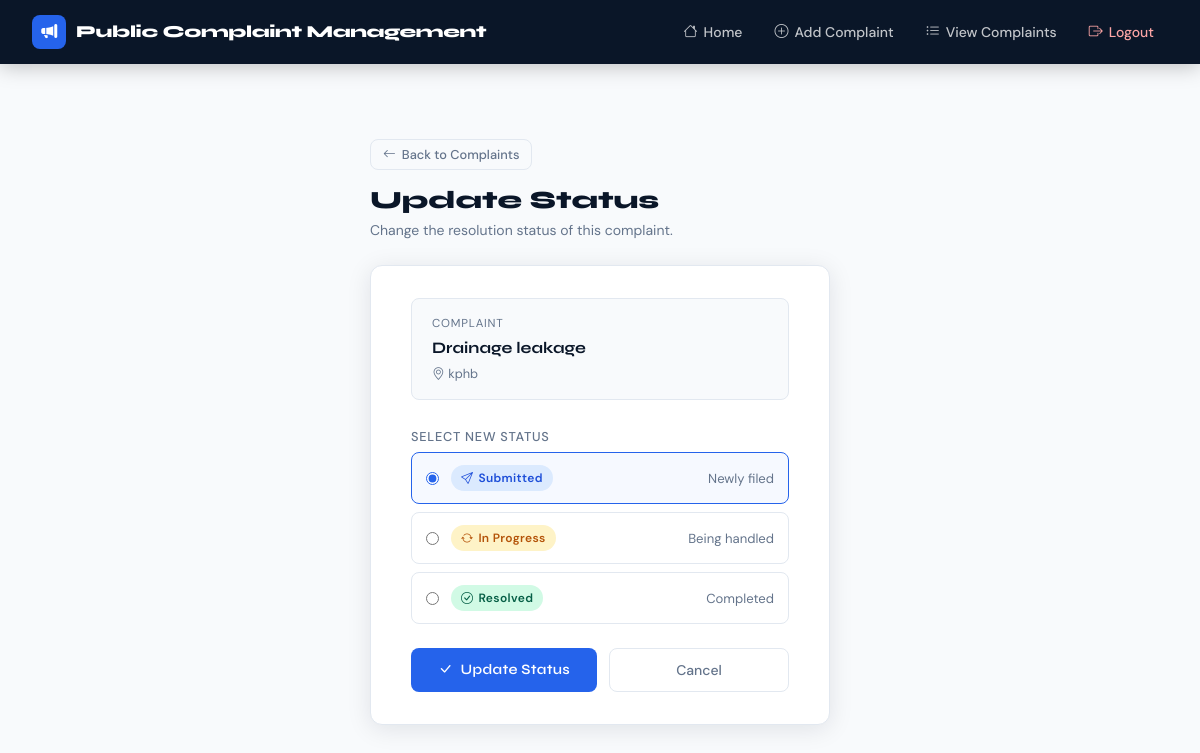
Page /update_status/1/ (signed in) on the committed database.
### complaints/models.py (models this page shows)
class Complaints(models.Model):
    title=models.CharField(max_length=200)
    description=models.TextField()
    category=models.CharField(max_length=100)
    location=models.CharField(max_length=100)
    status=models.CharField(max_length=100,default="submitted")
    created_at=models.DateTimeField(auto_now_add=True)

### complaints/views.py (the view, shortened to what this page needs)
# urls.py: path('update_status/<int:id>/', views.update_status, name='update_status'),
@login_required
@user_passes_test(is_admin)
def update_status(request, id):
    complaint = get_object_or_404(Complaints, id=id)
    return render(request, 'complaints/updates.html', {'complaint': complaint})

### complaints/views.py (called while the page is built)
def is_admin(user):
    return user.is_superuser

### complaints/templates/complaints/updates.html (shortened to what this page needs)
{% extends 'complaints/base.html' %}
{% block content %}
<div class="page-wrapper">
    <div class="inner" style="max-width:460px;">
        <div style="margin-bottom:1.5rem;">
            <a href="{% url 'view_complaint' %}" class="btn-ghost" style="font-size:0.8rem;padding:5px 12px;margin-bottom:1rem;display:inline-flex;">
                <i class="bi bi-arrow-left"></i> Back to Complaints
            </a>
            <h1 style="font-family:'Syne',sans-serif;font-weight:800;font-size:1.55rem;color:var(--navy);margin:0 0 0.25rem;">Update Status</h1>
            <p style="color:var(--text-muted);font-size:0.875rem;margin:0;">Change the resolution status of this complaint.</p>
        </div>
        <div class="form-card">
            {% if complaint %}
            <div style="background:var(--surface-2);border:1px solid var(--border);border-radius:8px;padding:1rem 1.25rem;margin-bottom:1.5rem;">
                <div style="font-size:0.72rem;text-transform:uppercase;letter-spacing:0.07em;color:var(--text-muted);margin-bottom:4px;">Complaint</div>
                <div style="font-family:'Syne',sans-serif;font-weight:700;color:var(--navy);font-size:1rem;">{{ complaint.title }}</div>
                {% if complaint.location %}
                <div style="font-size:0.8rem;color:var(--text-muted);margin-top:4px;"><i class="bi bi-geo-alt"></i> {{ complaint.location }}</div>
                {% endif %}
            </div>
            {% endif %}
            <form method="POST" novalidate>
                <div class="mb-4">
                    <label class="form-label">Select New Status</label>
                    <div style="display:flex;flex-direction:column;gap:8px;">
                        <label style="display:flex;align-items:center;gap:12px;border:1.5px solid var(--border);border-radius:8px;padding:12px 14px;cursor:pointer;transition:all 0.18s;" class="status-option">
                            <input type="radio" name="status" value="submitted" {% if complaint.status == "submitted" %}checked{% endif %} style="accent-color:var(--accent);">
                            <span class="badge-status badge-submitted"><i class="bi bi-send"></i> Submitted</span>
                            <span style="font-size:0.82rem;color:var(--text-muted);margin-left:auto;">Newly filed</span>
                        </label>
                        <label style="display:flex;align-items:center;gap:12px;border:1.5px solid var(--border);border-radius:8px;padding:12px 14px;cursor:pointer;transition:all 0.18s;" class="status-option">
                            <input type="radio" name="status" value="in progress" {% if complaint.status == "in progress" %}checked{% endif %} style="accent-color:var(--accent);">
                            <span class="badge-status badge-progress"><i class="bi bi-arrow-repeat"></i> In Progress</span>
                            <span style="font-size:0.82rem;color:var(--text-muted);margin-left:auto;">Being handled</span>
                        </label>
                        <label style="display:flex;align-items:center;gap:12px;border:1.5px solid var(--border);border-radius:8px;padding:12px 14px;cursor:pointer;transition:all 0.18s;" class="status-option">
                            <input type="radio" name="status" value="resolved" {% if complaint.status == "resolved" %}checked{% endif %} style="accent-color:var(--accent);">
                            <span class="badge-status badge-resolved"><i class="bi bi-check-circle"></i> Resolved</span>
                            <span style="font-size:0.82rem;color:var(--text-muted);margin-left:auto;">Completed</span>
                        </label>
                    </div>
                </div>
                <div style="display:flex;gap:12px;flex-wrap:wrap;">
                    <button type="submit" class="btn-primary-custom" style="flex:1;justify-content:center;min-width:140px;">
                        <i class="bi bi-check-lg"></i> Update Status
                    </button>
                    <a href="{% url 'view_complaint' %}" class="btn-ghost" style="flex:1;justify-content:center;min-width:120px;">
                        Cancel
                    </a>
                </div>
            </form>
        </div>
    </div>
</div>
{% endblock %}

### complaints/templates/complaints/base.html (style rules this page uses)
:root { --navy: #0a1628; --navy-mid: #122040; --accent: #2563eb; --accent-light: #3b82f6; --gold: #f59e0b; --success: #10b981; --danger: #ef4444; --warning: #f59e0b; --surface: #ffffff; --surface-2: #f8fafc; --border: #e2e8f0; --text: #0f172a; --text-muted: #64748b; --radius: 12px; --shadow: 0 4px 24px rgba(10,22,40,0.10); --shadow-lg: 0 8px 40px rgba(10,22,40,0.18); }
*, *::before, *::after { box-sizing: border-box; }
body { font-family: 'DM Sans', sans-serif; background: var(--surface-2); color: var(--text); min-height: 100vh; margin: 0; }
.form-card { background: var(--surface); border-radius: var(--radius); box-shadow: var(--shadow); padding: 2rem 2.5rem; border: 1px solid var(--border); }
.form-label { font-weight: 500; font-size: 0.8rem; text-transform: uppercase; letter-spacing: 0.06em; color: var(--text-muted); margin-bottom: 6px; }
.btn-primary-custom { background: var(--accent); color: #fff; border: none; border-radius: 8px; padding: 0.65rem 1.5rem; font-family: 'Syne', sans-serif; font-weight: 600; font-size: 0.9rem; letter-spacing: 0.02em; cursor: pointer; transition: background 0.2s, transform 0.15s; display: inline-flex; align-items: center; gap: 8px; }
.btn-ghost { background: transparent; color: var(--text-muted); border: 1.5px solid var(--border); border-radius: 8px; padding: 0.65rem 1.25rem; font-family: 'DM Sans', sans-serif; font-weight: 500; font-size: 0.875rem; cursor: pointer; transition: all 0.2s; text-decoration: none; display: inline-flex; align-items: center; gap: 6px; }
.badge-status { display: inline-flex; align-items: center; gap: 5px; padding: 4px 10px; border-radius: 20px; font-size: 0.75rem; font-weight: 600; letter-spacing: 0.03em; }
.badge-submitted { background: #dbeafe; color: #1d4ed8; }
.badge-progress { background: #fef3c7; color: #b45309; }
.badge-resolved { background: #d1fae5; color: #065f46; }
.page-wrapper { min-height: calc(100vh - 64px); display: flex; align-items: center; justify-content: center; padding: 2rem 1rem; }
.page-wrapper .inner { width: 100%; max-width: 520px; }

### rows in the picture
Complaints: title "Drainage leakage", location "kphb", status "☑ Submitted Newly filed", status "☐ In Progress Being handled", status "☐ Resolved Completed"
